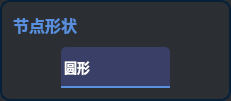
                        <widget class="QFrame" name="frame_anifont_4">
                         <property name="sizePolicy">
                          <sizepolicy hsizetype="Preferred" vsizetype="Expanding">
                           <horstretch>0</horstretch>
                           <verstretch>0</verstretch>
                          </sizepolicy>
                         </property>
                         <property name="minimumSize">
                          <size>
                           <width>231</width>
                           <height>101</height>
                          </size>
                         </property>
                         <property name="styleSheet">
                          <string notr="true">QFrame{
 border:2px solid;
	border-color: rgb(5, 32, 56);
	background-color: rgb(43, 47, 51);
border-radius:10px;
}
QComboBox QAbstractItemView{
outline: 0px solid gray;            
/*border:1px solid #eeeeee;*/            
color:rgb(145,151,163);
selection-color:white;
font-size:14px;
font-family:Microsoft YaHei UI;            
background-color:rgb(18,26,39);
selection-background-color:rgb(33,41,54);
border-top-radius:0px;
border-bottom-radius:10px;
}</string>
                         </property>
                         <property name="frameShape">
                          <enum>QFrame::StyledPanel</enum>
                         </property>
                         <property name="frameShadow">
                          <enum>QFrame::Raised</enum>
                         </property>
                         <layout class="QVBoxLayout" name="verticalLayout_18">
                          <item>
                           <widget class="QLabel" name="label_anifont_4">
                            <property name="sizePolicy">
                             <sizepolicy hsizetype="Fixed" vsizetype="Fixed">
                              <horstretch>0</horstretch>
                              <verstretch>0</verstretch>
                             </sizepolicy>
                            </property>
                            <property name="font">
                             <font>
                              <family>Microsoft YaHei UI</family>
                              <pointsize>12</pointsize>
                              <weight>75</weight>
                              <bold>true</bold>
                             </font>
                            </property>
                            <property name="styleSheet">
                             <string notr="true">QLabel{
border:none;
color:#598FDC;
}</string>
                            </property>
                            <property name="text">
                             <string>节点形状</string>
                            </property>
                           </widget>
                          </item>
                          <item alignment="Qt::AlignBottom">
                           <widget class="QFrame" name="frame_selectanifont_5">
                            <property name="minimumSize">
                             <size>
                              <width>0</width>
                              <height>0</height>
                             </size>
                            </property>
                            <property name="styleSheet">
                             <string notr="true">QFrame{border:none;
}</string>
                            </property>
                            <property name="frameShape">
                             <enum>QFrame::StyledPanel</enum>
                            </property>
                            <property name="frameShadow">
                             <enum>QFrame::Raised</enum>
                            </property>
                            <property name="lineWidth">
                             <number>0</number>
                            </property>
                            <layout class="QHBoxLayout" name="horizontalLayout_22">
                             <property name="spacing">
                              <number>0</number>
                             </property>
                             <property name="leftMargin">
                              <number>0</number>
                             </property>
                             <property name="topMargin">
                              <number>0</number>
                             </property>
                             <property name="rightMargin">
                              <number>0</number>
                             </property>
                             <property name="bottomMargin">
                              <number>0</number>
                             </property>
                             <item>
                              <widget class="QComboBox" name="comboBox_nodeshape">
                               <property name="enabled">
                                <bool>true</bool>
                               </property>
                               <property name="sizePolicy">
                                <sizepolicy hsizetype="Fixed" vsizetype="Fixed">
                                 <horstretch>0</horstretch>
                                 <verstretch>0</verstretch>
                                </sizepolicy>
                               </property>
                               <property name="minimumSize">
                                <size>
                                 <width>109</width>
                                 <height>41</height>
                                </size>
                               </property>
                               <property name="font">
                                <font>
                                 <family>Microsoft YaHei UI</family>
                                 <pointsize>10</pointsize>
                                 <weight>75</weight>
                                 <italic>false</italic>
                                 <bold>true</bold>
                                </font>
                               </property>
                               <property name="mouseTracking">
                                <bool>false</bool>
                               </property>
                               <property name="tabletTracking">
                                <bool>false</bool>
                               </property>
                               <property name="styleSheet">
                                <string notr="true">
QComboBox {
    border: 0px solid;
	border-bottom: 2px solid;
	border-color: #598FDC;
    border-top-left-radius: 5px;
	border-top-right-radius: 5px;
    padding: 1px 10px 1px 3px;
    min-width: 6em;
	background-color: rgb(57, 63, 103);
	
	color: rgb(255, 255, 255);
	
}

QComboBox:on { /* shift the text when the popup opens */
    padding-top: 3px;
    padding-left: 4px;
}
QComboBox::drop-down {
    /*subcontrol-origin: padding;*/
    subcontrol-position: top right;
    width: 40px;
	height: 39px;
	border: 0px solid;
	
    border-radius: 5px; /* same radius as the QComboBox */
}
QComboBox::drop-down:pressed,QComboBox::drop-down:hover {
	background-color: rgb(38, 43, 85);
}

QComboBox::down-arrow {
	
	image: url(:/图标/下拉选择.png);
width: 100px;
height:25px;
	
}
QComboBox::down-arrow:on { /* shift the arrow when popup is open */
    top: 1px;
    left: 1px;
}
QComboBox::drop-down:editable:on {
    background: qlineargradient(x1: 0, y1: 0, x2: 0, y2: 1,
                                stop: 0 #D3D3D3, stop: 0.4 #D8D8D8,
                                stop: 0.5 #DDDDDD, stop: 1.0 #E1E1E1);
}
QComboBox QAbstractItemView{
outline: 0px solid gray;            
border:0px solid #eeeeee;            
color:rgb(145,151,163);
selection-color:white;
font-size:14px;
font-family:Microsoft YaHei UI;            
background-color:rgb(18,26,39);
selection-background-color:rgb(33,41,54);
}</string>
                               </property>
                               <property name="editable">
                                <bool>false</bool>
                               </property>
                               <property name="currentIndex">
                                <number>0</number>
                               </property>
                               <property name="iconSize">
                                <size>
                                 <width>9</width>
                                 <height>9</height>
                                </size>
                               </property>
                               <item>
                                <property name="text">
                                 <string>圆形</string>
                                </property>
                               </item>
                               <item>
                                <property name="text">
                                 <string>方形</string>
                                </property>
                               </item>
                               <item>
                                <property name="text">
                                 <string>无边框</string>
                                </property>
                               </item>
                               <item>
                                <property name="text">
                                 <string>圆角方形</string>
                                </property>
                               </item>
                              </widget>
                             </item>
                            </layout>
                           </widget>
                          </item>
                         </layout>
                        </widget>
